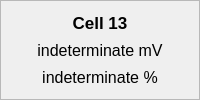
                 <widget class="QFrame" name="cell13_frame">
                  <property name="font">
                   <font>
                    <strikeout>false</strikeout>
                   </font>
                  </property>
                  <property name="autoFillBackground">
                   <bool>false</bool>
                  </property>
                  <property name="frameShape">
                   <enum>QFrame::StyledPanel</enum>
                  </property>
                  <property name="frameShadow">
                   <enum>QFrame::Raised</enum>
                  </property>
                  <layout class="QVBoxLayout" name="verticalLayout_19">
                   <item>
                    <widget class="QLabel" name="cell13_title">
                     <property name="font">
                      <font>
                       <pointsize>13</pointsize>
                       <weight>75</weight>
                       <bold>true</bold>
                      </font>
                     </property>
                     <property name="text">
                      <string>Cell 13</string>
                     </property>
                     <property name="alignment">
                      <set>Qt::AlignCenter</set>
                     </property>
                    </widget>
                   </item>
                   <item>
                    <widget class="QLabel" name="cell13_voltage">
                     <property name="font">
                      <font>
                       <pointsize>12</pointsize>
                      </font>
                     </property>
                     <property name="text">
                      <string>indeterminate mV</string>
                     </property>
                     <property name="alignment">
                      <set>Qt::AlignCenter</set>
                     </property>
                    </widget>
                   </item>
                   <item>
                    <widget class="QLabel" name="cell13_soc">
                     <property name="font">
                      <font>
                       <pointsize>12</pointsize>
                      </font>
                     </property>
                     <property name="text">
                      <string>indeterminate %</string>
                     </property>
                     <property name="alignment">
                      <set>Qt::AlignCenter</set>
                     </property>
                    </widget>
                   </item>
                  </layout>
                 </widget>
